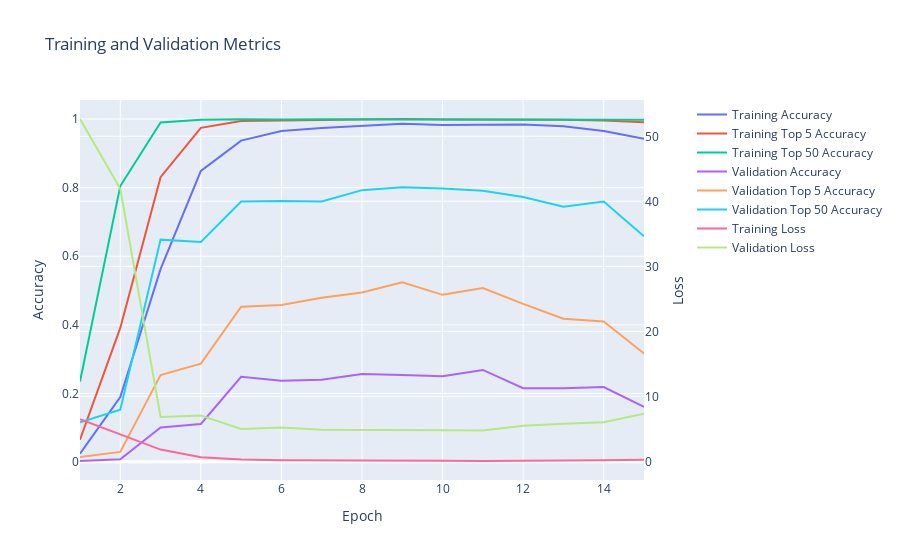

Notebook code cell kept with this figure:
### Code cell
softmax_similarity_model.display_training_history()

### Figure 1 — Plotly figure (JSON) as saved in the notebook; plotly's stock layout.template omitted (floating-point values rounded to 4 significant figures)
{"data": [{"mode": "lines", "name": "Training Accuracy", "type": "scatter", "x": [1, 2, 3, 4, 5, 6, 7, 8, 9, 10, 11, 12, 13, 14, 15], "xaxis": "x", "y": [0.02442, 0.1896, 0.5625, 0.8489, 0.9371, 0.9648, 0.9735, 0.981, 0.9863, 0.9826, 0.9843, 0.9843, 0.9789, 0.9648, 0.9425, 0.9445], "yaxis": "y"}, {"mode": "lines", "name": "Training Top 5 Accuracy", "type": "scatter", "x": [1, 2, 3, 4, 5, 6, 7, 8, 9, 10, 11, 12, 13, 14, 15], "xaxis": "x", "y": [0.0654, 0.3911, 0.8303, 0.9743, 0.9942, 0.9954, 0.9979, 0.9988, 1.0, 0.9988, 0.9983, 0.9992, 0.9979, 0.9959, 0.9905, 0.9942], "yaxis": "y"}, {"mode": "lines", "name": "Training Top 50 Accuracy", "type": "scatter", "x": [1, 2, 3, 4, 5, 6, 7, 8, 9, 10, 11, 12, 13, 14, 15], "xaxis": "x", "y": [0.2351, 0.8046, 0.9901, 0.9979, 0.9996, 0.9983, 0.9996, 0.9996, 1.0, 1.0, 1.0, 1.0, 0.9996, 1.0, 0.9979, 0.9996], "yaxis": "y"}, {"mode": "lines", "name": "Validation Accuracy", "type": "scatter", "x": [1, 2, 3, 4, 5, 6, 7, 8, 9, 10, 11, 12, 13, 14, 15], "xaxis": "x", "y": [0.003317, 0.008292, 0.1012, 0.1111, 0.2488, 0.2371, 0.2405, 0.257, 0.2537, 0.2504, 0.2687, 0.2156, 0.2156, 0.2189, 0.1609, 0.199], "yaxis": "y"}, {"mode": "lines", "name": "Validation Top 5 Accuracy", "type": "scatter", "x": [1, 2, 3, 4, 5, 6, 7, 8, 9, 10, 11, 12, 13, 14, 15], "xaxis": "x", "y": [0.01493, 0.02985, 0.2537, 0.2869, 0.4527, 0.4577, 0.4793, 0.4942, 0.524, 0.4876, 0.5075, 0.461, 0.4179, 0.4096, 0.3167, 0.4312], "yaxis": "y"}, {"mode": "lines", "name": "Validation Top 50 Accuracy", "type": "scatter", "x": [1, 2, 3, 4, 5, 6, 7, 8, 9, 10, 11, 12, 13, 14, 15], "xaxis": "x", "y": [0.1161, 0.1526, 0.6484, 0.6418, 0.7595, 0.7612, 0.7595, 0.7927, 0.801, 0.7977, 0.791, 0.7728, 0.7446, 0.7595, 0.6584, 0.7413], "yaxis": "y"}, {"mode": "lines", "name": "Training Loss", "type": "scatter", "x": [1, 2, 3, 4, 5, 6, 7, 8, 9, 10, 11, 12, 13, 14, 15], "xaxis": "x", "y": [6.493, 4.171, 1.806, 0.6267, 0.2915, 0.1722, 0.1243, 0.08951, 0.0526, 0.0775, 0.05819, 0.07092, 0.08645, 0.1525, 0.2515, 0.2145], "yaxis": "y2"}, {"mode": "lines", "name": "Validation Loss", "type": "scatter", "x": [1, 2, 3, 4, 5, 6, 7, 8, 9, 10, 11, 12, 13, 14, 15], "xaxis": "x", "y": [52.66, 41.92, 6.837, 7.054, 4.98, 5.204, 4.854, 4.863, 4.851, 4.786, 4.764, 5.482, 5.784, 6.021, 7.316, 5.933], "yaxis": "y2"}], "layout": {"title": {"text": "Training and Validation Metrics"}, "xaxis": {"anchor": "y", "domain": [0.0, 0.94], "title": {"text": "Epoch"}}, "yaxis": {"anchor": "x", "domain": [0.0, 1.0], "title": {"text": "Accuracy"}}, "yaxis2": {"anchor": "x", "overlaying": "y", "side": "right", "title": {"text": "Loss"}}}}
